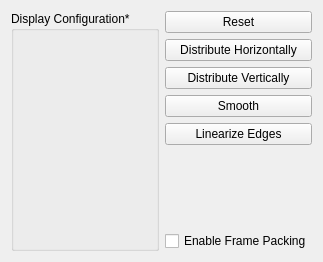
      <widget class="QWidget" name="tab_5">
       <attribute name="title">
        <string>Display</string>
       </attribute>
       <layout class="QHBoxLayout" name="horizontalLayout_44" stretch="10,0">
        <property name="spacing">
         <number>6</number>
        </property>
        <item>
         <widget class="QGroupBox" name="displayBox">
          <property name="title">
           <string>Display Configuration*</string>
          </property>
          <layout class="QHBoxLayout" name="horizontalLayout_45">
           <property name="leftMargin">
            <number>0</number>
           </property>
           <property name="topMargin">
            <number>0</number>
           </property>
           <property name="rightMargin">
            <number>0</number>
           </property>
           <property name="bottomMargin">
            <number>0</number>
           </property>
           <item>
            <widget class="QStackedWidget" name="displayWidget">
             <widget class="QWidget" name="page"/>
             <widget class="QWidget" name="page_2"/>
            </widget>
           </item>
          </layout>
         </widget>
        </item>
        <item>
         <layout class="QVBoxLayout" name="verticalLayout_16">
          <item>
           <layout class="QVBoxLayout" name="verticalLayout_13">
            <item>
             <widget class="QPushButton" name="resetButton">
              <property name="text">
               <string>Reset</string>
              </property>
             </widget>
            </item>
            <item>
             <widget class="QPushButton" name="distributeHoriz">
              <property name="text">
               <string>Distribute Horizontally</string>
              </property>
             </widget>
            </item>
            <item>
             <widget class="QPushButton" name="distributeVert">
              <property name="text">
               <string>Distribute Vertically</string>
              </property>
             </widget>
            </item>
            <item>
             <widget class="QPushButton" name="smoothButton">
              <property name="text">
               <string>Smooth</string>
              </property>
             </widget>
            </item>
            <item>
             <widget class="QPushButton" name="linearizeEdgesButton">
              <property name="text">
               <string>Linearize Edges</string>
              </property>
             </widget>
            </item>
            <item>
             <spacer name="verticalSpacer_8">
              <property name="orientation">
               <enum>Qt::Vertical</enum>
              </property>
              <property name="sizeHint" stdset="0">
               <size>
                <width>20</width>
                <height>40</height>
               </size>
              </property>
             </spacer>
            </item>
            <item>
             <spacer name="verticalSpacer_3">
              <property name="orientation">
               <enum>Qt::Vertical</enum>
              </property>
              <property name="sizeHint" stdset="0">
               <size>
                <width>20</width>
                <height>40</height>
               </size>
              </property>
             </spacer>
            </item>
           </layout>
          </item>
          <item>
           <widget class="QCheckBox" name="framePackingEnabled">
            <property name="toolTip">
             <string>If enabled, packs 3 frames into the R, G, and B color channels</string>
            </property>
            <property name="text">
             <string>Enable Frame Packing</string>
            </property>
           </widget>
          </item>
         </layout>
        </item>
       </layout>
      </widget>
